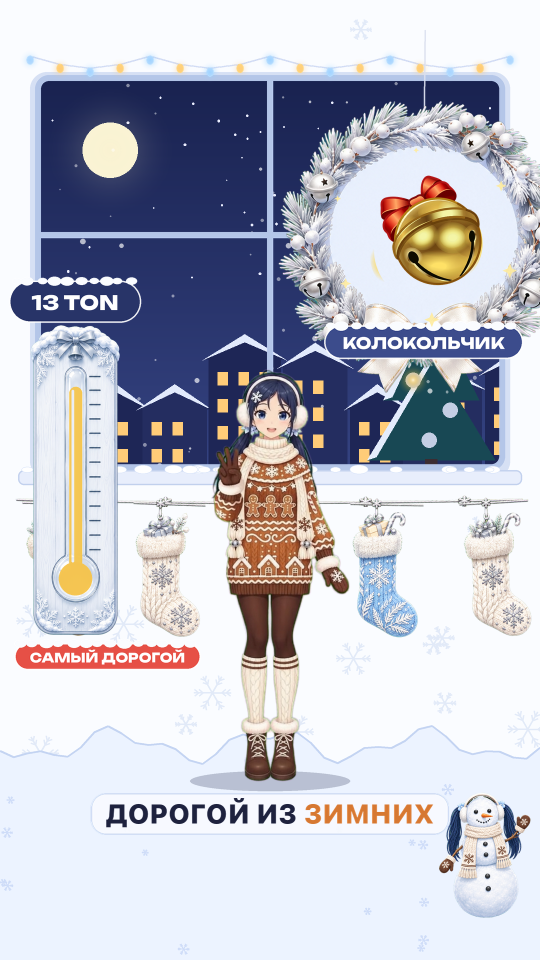
#> input picture projects/53-mita-winter/test_frame_bell.png, 1080 x 1920 px (shown at 1/2 size)
$ python -i render.py   (imports and definitions only)
#> lines starting #> are read from the running program, lines starting #| are printed output that depends on the picture
### engine/paths.py
"""Project-relative paths. No host-specific lookup or external credentials are loaded."""
import os
import shutil
from pathlib import Path
ROOT = Path(__file__).resolve().parents[1]
ENGINE = ROOT / "engine"
INPUT = ROOT / "input"
IMAGES = INPUT / "images"
MODELS = INPUT / "models"
VIDEO_IN = INPUT / "video"
FONTS = INPUT / "fonts"
PROJECTS = ROOT / "projects"
RENDERS = ROOT / "renders"
CACHE = ROOT / ".cache"

def enter(script_file):
    here = Path(script_file).resolve().parent
    os.chdir(here)
    return here

# [17 lines left out: functions build, font, _tool, not called in this run]

def ffmpeg():
    return _tool("ffmpeg")

def ffprobe():
    return _tool("ffprobe")

### projects/53-mita-winter/render.py
"""«Новогодние подарки спустя почти два года + слух о перчатках» — 1080×1920, 60 fps. Кадр — чистая функция времени.
Комната с большим окном (ChatGPT): за стеклом ночной городок (окна гаснут/загораются, снег, салют, сияние),
на ёлке за окном загораются шары — по одному на подарок. Цены — градусник (вырос — красный, упал — синий иней).
Жуть — иней ползёт по экрану, Мита становится ледяной статуей, на стекле — морозный отпечаток (без наезда).
Реклама — Мита наряжает ёлку над баннером, под баннером пролетает Санта. Финал — варежки «Верю / Не верю».
Петля — снежный шар: в конце снег заметает кадр, в начале оседает."""
import functools
import math
import re
import sys
from pathlib import Path
sys.path.insert(0, str(Path(__file__).resolve().parents[2] / 'engine'))
import paths
HERE = paths.enter(__file__)
import numpy as np
import cv2
from PIL import Image, ImageDraw, ImageFilter, ImageFont
import banner
import frames
import fx
import gifts_api
import lottie
import events as E
import mita53 as M
from timeline import DUR, ON, END, AD_STOP
from words import WORDS

W, H, FPS = 1080, 1920, 60
# [1 line not run here, left out]
# [1 line that did not run here, left out]
KEYED = HERE / 'build' / 'keyed'
DECOR = HERE / 'input' / 'decor'
UFONT = HERE.parent / '51-mita-craft' / 'input' / 'fonts'
INK = (30, 34, 62)
WHITE = (255, 255, 255)
ICE = (150, 210, 255)
FROST = (220, 240, 255)
WARM = (255, 196, 110)
RED = (232, 70, 64)
GOLD = (246, 196, 72)
CARAMEL = (196, 128, 70)
SUB_Y = 1628
WIN_S, WIN_X = 1.25, -100            # окно 1024×1536 → высота 1920, обрезано по 100 px с боков
TOWN_S, TOWN_Y = 1080 / 1024, 100


def ease(x):
    return fx.smooth(fx.clamp01(x))


def appear(t, t0, d=0.35):
    return ease((t - t0) / d)


def window_a(t, t0, t1, d=0.3):
    return appear(t, t0, d) * (1 - appear(t, t1 - d, d))


def pop(t, t0, d=0.45):
    return fx.ease_out_back(fx.clamp01((t - t0) / d)) if t < t0 + d else 1.0


# [4 lines left out: function put, not called in this run]


@functools.lru_cache(None)
def ufont(weight, size):
    return ImageFont.truetype(str(UFONT / f'Unbounded-{weight}.ttf'), size)


# [8 lines left out: function utext, not called in this run]


@functools.lru_cache(None)
def multi(parts, size, weight='Heavy'):
    return fx.text_img(parts, size, weight, False)


# [31 lines left out: functions pill, keyed, not called in this run]


GIFT = {'hat': 'Santa Hat', 'cookie': 'Ginger Cookie', 'bell': 'Sleigh Bell', 'stock': 'Xmas Stocking',
        'mitt': 'Snow Mittens', 'globe': 'Snow Globe', 'jingle': 'Jingle Bells', 'cane': 'Candy Cane',
        'wreath': 'Winter Wreath', 'drink': 'Holiday Drink'}


@functools.lru_cache(None)
def gift_path(key):
    return str(gifts_api.original_file(GIFT[key], 'tgs'))


TON_RUB = 86          # ≈ $1,04 за TON × ≈83 ₽ за $ (18.11.2026)


def rub(ton):
    v = int(round(ton * TON_RUB / 10.0) * 10)
    return '~' + f'{v:,}'.replace(',', ' ') + ' ₽'


def gift_frame(key, t, size, off=0.0):
    return lottie.frame(gift_path(key), t, size=size, offset=off)


@functools.lru_cache(maxsize=32)
def radial(size, rgb, power=2.0):
    return fx.radial(size, rgb, power, 1.0)


# [57 lines left out: function badge_img, not called in this run]


KIND = {'hat': 0, 'cookie': 1, 'stock': 2, 'bell': 3, 'mitt': 0, 'globe': 2, 'jingle': 3, 'cane': 1, 'wreath': 3, 'drink': 0}
BAUBLES = None


# [19 lines left out: functions bauble, gift_badge, not called in this run]


# ------------------------------------------------------------------ городок за окном
SKY0, SKY1 = (20, 28, 70), (52, 66, 128)
WALL, FLOOR = (46, 58, 112), (64, 80, 140)
# ------------------------------------------------------------------ фон: стена и окно с городком (картинки автора)
WIN_S = 0.56                                  # окно 1254×1254 → ≈702 px
WIN_X0, WIN_Y0 = 540 - 1254 * WIN_S / 2, 46
GLASS = (110, 262, 1145, 1030)                # стекло в координатах window_min.png
ORN_SRC = [(978, 693), (1035, 768), (955, 862), (1073, 910), (1003, 966)]
STAR_SRC = (1000, 495)
GROUND_Y = 1475
SILL_Y = int(WIN_Y0 + 1100 * WIN_S)


def wpt(x, y):
    return WIN_X0 + x * WIN_S, WIN_Y0 + y * WIN_S


GLASS_F = (*wpt(GLASS[0], GLASS[1]), *wpt(GLASS[2], GLASS[3]))


# [45 lines left out: functions wall, window_layers, not called in this run]


ORNAMENTS = [wpt(*p) for p in ORN_SRC]
STAR = wpt(*STAR_SRC)


def orn_xy(j):
    return ORNAMENTS[j]


# [209 lines left out: functions lights_state, snowfall, fireworks, aurora, tree_lights, snowflake and 7 more, not called in this run]


# ------------------------------------------------------------------ градусник
THERMO_H = 620
TUBE = dict(x0=482, x1=540, top=250, bulb=(511, 1190), r=88)       # в координатах thermo.png 1024×1536 (до обрезки)
THERMO_MAX = 14.0


# [65 lines left out: functions thermo_img, slot_price, thermo, not called in this run]


# ------------------------------------------------------------------ сцена подарков (шапка, пряник, колокольчик, носок)
# [6 lines that did not run here, left out]
# [1 line that did not run here, left out]


# [124 lines left out: functions gift_idx, bite_mask, scene_gifts, not called in this run]


# ------------------------------------------------------------------ дыхание на стекло: пряник (4-я стена)
FOG_X, FOG_Y = 400, 900


# [25 lines left out: functions fog_patch, breath_glass, not called in this run]


# ------------------------------------------------------------------ жуть
def creepy_k(t):
    return ease((t - E.CREEPY) / 0.9) * (1 - ease((t - E.CREEPY_END) / 0.7))


# [14 lines left out: functions vignette, creepy_room, not called in this run]


BALL_D = 600                      # диаметр пустой середины шара
BALL_TOP = 400                    # верх рамки шара, когда он опустился


# [102 lines left out: functions ball_frame, frost_ring, glass_mita, creepy_ball, ice_burst, not called in this run]


# ------------------------------------------------------------------ заполнение боков (правило автора: без пустот)
SIDE_ITEMS = [('globe', 150, 985, 0.0), ('cane', 200, 1335, 1.3), ('jingle', 930, 960, 0.7), ('drink', 885, 1270, 2.1),
              ('wreath', 160, 720, 2.9)]
# подписи: название и цена (Fragment floor, 17.11.2026 — input/decor/PRICES.md)
SIDE_INFO = {'globe': ('СНЕЖНЫЙ ШАР', 8), 'cane': ('ЛЕДЕНЕЦ', 5), 'jingle': ('БУБЕНЦЫ', 12), 'drink': ('НАПИТОК', 6),
             'wreath': ('ВЕНОК', 6)}


# [77 lines left out: functions side_free, side_fill, scene_hook, poof, transform_fx, not called in this run]


def box_cover(cv, t):
    """Коробка из клипа B исчезает сама (её убираем после разворота лент)."""
    return


# ------------------------------------------------------------------ перчатки ведут себя иначе (перед рекламой)
# [26 lines left out: function scene_tease, not called in this run]


# ------------------------------------------------------------------ слух: видео → пост → удалён
CARD_X, CARD_Y, CARD_W, CARD_H = 790, 830, 440, 760


# [48 lines left out: functions card_base, scene_rumor, not called in this run]


SPREAD_TAGS = [(0.0, 'ПЕРЧАТКИ?!', 820, 300, (232, 70, 64)), (0.4, 'КРАФТ!!', 700, 560, (196, 128, 70)),
               (0.8, 'СЛИВ?', 930, 700, (60, 90, 170)), (1.2, 'ПРАВДА?..', 760, 860, (110, 116, 140))]


# [33 lines left out: function scene_spread, not called in this run]


RARE_MITT = ['Astronaut', 'Diamond Hands', 'Fire Nation', 'Polaris', 'Jelly Bears']


# [98 lines left out: functions scene_price, scene_truth, globe_big, scene_choice, not called in this run]


# ------------------------------------------------------------------ эмоции над головой (картинки автора)
# [4 lines that did not run here, left out]


# [33 lines left out: functions reactions, snow_poof, not called in this run]


# ------------------------------------------------------------------ субтитры
def _disp(w):
    return re.sub(r'[.,:;…!?]+$', '', w.replace('«', '').replace('»', ''))


def _chunks():
    out, cur = [], []
    for w in WORDS:
        if cur and (len(cur) >= 3 or cur[-1][3] != w[3] or sum(len(x[0]) for x in cur) + len(w[0]) > 20
                    or re.search(r'[.!?…:,—]$', cur[-1][0])):
            out.append(cur)
            cur = []
        cur.append(w)
    if cur:
        out.append(cur)
    return out


CHUNKS = _chunks()


# [52 lines left out: functions subtitles, render_at, not called in this run]


# ------------------------------------------------------------------ реклама: ёлка над баннером, Санта под баннером
BAN_TOP = int(H / 2 - 283)
BAN_BOT = int(H / 2 + 284)


# [36 lines left out: functions santa_frame, ad_overlay, not called in this run]


# [1 line that did not run here, left out]
LOOP_D = 0.55


# [29 lines left out: functions snow_cover, globe_shake, not called in this run]


def out_frame(t, i=None):
    img = ad_overlay(BR.render(render_at, t, i).astype(np.float32), t)
    k_end = ease((t - (TOTAL - LOOP_D)) / LOOP_D)
    k_start = 1 - ease(t / LOOP_D)
    img = snow_cover(img, max(k_end, k_start), t)
    return np.clip(img, 0, 255).astype(np.uint8)


def frame_bytes(i):
    return out_frame(i / FPS, i).tobytes()


# [11 lines not run here, left out]

>>> import cv2
>>> picture = cv2.imread('test_frame_bell.png', cv2.IMREAD_GRAYSCALE)
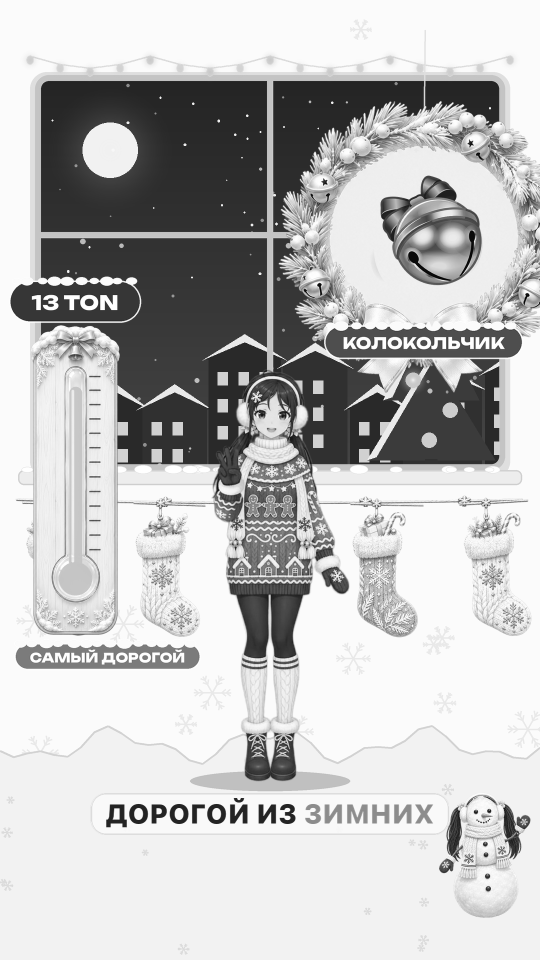
#> picture: shape (1920, 1080) (shown at 1/2 size); min 0, max 255, mean 190.1
#> (the run stopped early here; a loop or call above may not have finished)
